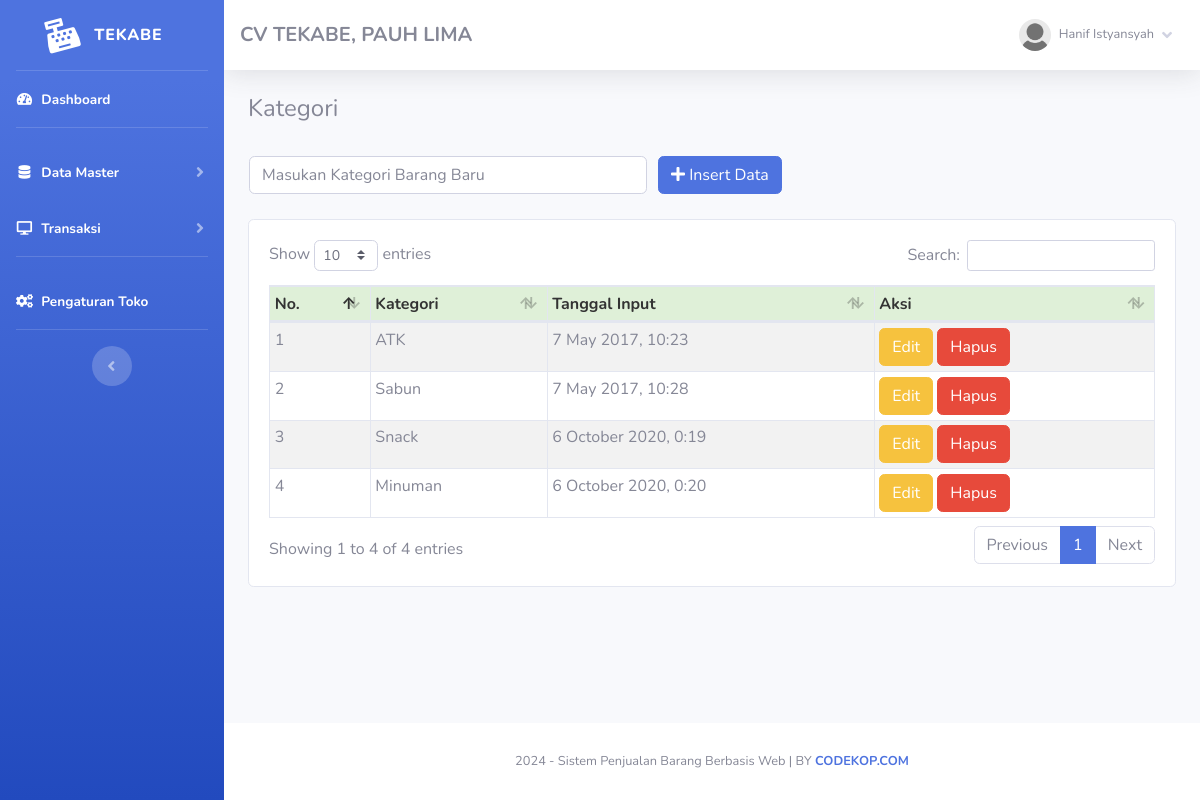
Screenshot of /index.php?page=kategori (signed in) with the database file from the repository.
### tables this page shows
CREATE TABLE `toko` (
  `id_toko` int(11) NOT NULL,
  `nama_toko` varchar(255) NOT NULL,
  `alamat_toko` text NOT NULL,
  `tlp` varchar(255) NOT NULL,
  `nama_pemilik` varchar(255) NOT NULL
);

CREATE TABLE `member` (
  `id_member` int(11) NOT NULL,
  `nm_member` varchar(255) NOT NULL,
  `alamat_member` text NOT NULL,
  `telepon` varchar(255) NOT NULL,
  `email` varchar(255) NOT NULL,
  `gambar` text NOT NULL,
  `NIK` text NOT NULL
);

CREATE TABLE `kategori` (
  `id_kategori` int(11) NOT NULL,
  `nama_kategori` varchar(255) NOT NULL,
  `tgl_input` varchar(255) NOT NULL
);

### admin/module/kategori/index.php (the view, shortened to what this page needs)
<h4>Kategori</h4>
<br />
<?php
	if(!empty($_GET['uid'])){
	$sql = "SELECT * FROM kategori WHERE id_kategori = ?";
	$row = $config->prepare($sql);
	$row->execute(array($_GET['uid']));
	$edit = $row->fetch();
?>
<form method="POST" action="fungsi/edit/edit.php?kategori=edit">
    <table>
        <tr>
            <td style="width:25pc;"><input type="text" class="form-control" value="<?= $edit['nama_kategori'];?>"
                    required name="kategori" placeholder="Masukan Kategori Barang Baru">
                <input type="hidden" name="id" value="<?= $edit['id_kategori'];?>">
            </td>
            <td style="padding-left:10px;"><button id="tombol-simpan" class="btn btn-primary"><i class="fa fa-edit"></i>
                    Ubah Data</button></td>
        </tr>
    </table>
</form>
<?php }else{?>
<form method="POST" action="fungsi/tambah/tambah.php?kategori=tambah">
    <table>
        <tr>
            <td style="width:25pc;"><input type="text" class="form-control" required name="kategori"
                    placeholder="Masukan Kategori Barang Baru"></td>
            <td style="padding-left:10px;"><button id="tombol-simpan" class="btn btn-primary"><i class="fa fa-plus"></i>
                    Insert Data</button></td>
        </tr>
    </table>
</form>
<?php }?>
<br />
<div class="card card-body">
    <div class="table-responsive">
        <table class="table table-bordered table-striped table-sm" id="example1">
            <thead>
                <tr style="background:#DFF0D8;color:#333;">
                    <th>No.</th>
                    <th>Kategori</th>
                    <th>Tanggal Input</th>
                    <th>Aksi</th>
                </tr>
            </thead>
            <tbody>
                <?php
				$hasil = $lihat -> kategori();
				$no=1;
				foreach($hasil as $isi){
			?>
                <tr>
                    <td><?php echo $no;?></td>
                    <td><?php echo $isi['nama_kategori'];?></td>
                    <td><?php echo $isi['tgl_input'];?></td>
                    <td>
                        <a href="index.php?page=kategori&uid=<?php echo $isi['id_kategori'];?>"><button
                                class="btn btn-warning">Edit</button></a>
                        <a href="fungsi/hapus/hapus.php?kategori=hapus&id=<?php echo $isi['id_kategori'];?>"
                            onclick="javascript:return confirm('Hapus Data Kategori ?');"><button
                                class="btn btn-danger">Hapus</button></a>
                    </td>
                </tr>
                <?php $no++; }?>
            </tbody>
        </table>
    </div>
</div>

### index.php (shortened to what this page needs)
<?php
	if(!empty($_SESSION['admin'])){
		require 'config.php';
		$lihat = new view($config);
		$toko = $lihat -> toko();
			include 'admin/template/header.php';
			include 'admin/template/sidebar.php';
				if(!empty($_GET['page'])){
					include 'admin/module/'.$_GET['page'].'/index.php';
				}else{
					include 'admin/template/home.php';
				}
			include 'admin/template/footer.php';
	}else{
		echo '<script>window.location="login.php";</script>';
		exit;
	}
?>

### admin/template/header.php (shortened to what this page needs)
<!DOCTYPE html>
<html lang="en">
<head>
    <link href="sb-admin/vendor/fontawesome-free/css/all.min.css" rel="stylesheet" type="text/css">
    <link href="sb-admin/css/sb-admin-2.min.css" rel="stylesheet">
    <link rel="stylesheet" href="sb-admin/vendor/datatables/dataTables.bootstrap4.css" />
</head>
<body id="page-top">
    <div id="wrapper">

### admin/template/sidebar.php (shortened to what this page needs)
<?php
    $id = $_SESSION['admin']['id_member'];
    $hasil_profil = $lihat -> member_edit($id);
?>
<ul class="navbar-nav bg-gradient-primary sidebar sidebar-dark accordion" id="accordionSidebar">
    <a class="sidebar-brand d-flex align-items-center justify-content-center" href="index.php">
        <div class="sidebar-brand-icon rotate-n-15">
            <i class="fas fa-cash-register"></i>
        </div>
        <div class="sidebar-brand-text mx-3">TEKABE<sup></sup></div>
    </a>
    <hr class="sidebar-divider my-0">
    <li class="nav-item active">
        <a class="nav-link" href="index.php">
            <i class="fas fa-fw fa-tachometer-alt"></i>
            <span>Dashboard</span></a>
    </li>
    <hr class="sidebar-divider">
    <li class="nav-item active">
        <a class="nav-link collapsed" href="#" data-toggle="collapse" data-target="#collapseTwo" aria-expanded="true"
            aria-controls="collapseTwo">
            <i class="fas fa-fw fa-database"></i>
            <span>Data Master</span>
        </a>
    </li>
    <li class="nav-item active">
        <a class="nav-link collapsed" href="#" data-toggle="collapse" data-target="#collapse3" aria-expanded="true"
            aria-controls="collapse3">
            <i class="fas fa-fw fa-desktop"></i>
            <span>Transaksi</span>
        </a>
    </li>
    <hr class="sidebar-divider">
    <li class="nav-item active">
        <a class="nav-link" href="index.php?page=pengaturan">
            <i class="fas fa-fw fa-cogs"></i>
            <span>Pengaturan Toko</span></a>
    </li>
    <hr class="sidebar-divider d-none d-md-block">
    <div class="text-center d-none d-md-inline">
        <button class="rounded-circle border-0" id="sidebarToggle"></button>
    </div>
</ul>
<div id="content-wrapper" class="d-flex flex-column">
    <div id="content">
        <nav class="navbar navbar-expand navbar-light bg-white topbar mb-4 static-top shadow">
            <h5 class="d-lg-block d-none mt-2"><b><?php echo $toko['nama_toko'];?>, <?php echo $toko['alamat_toko'];?></b></h5>
            <ul class="navbar-nav ml-auto">
                <li class="nav-item dropdown no-arrow">
                    <a class="nav-link dropdown-toggle" href="#" id="userDropdown" role="button" data-toggle="dropdown"
                        aria-haspopup="true" aria-expanded="false">
                        <img class="img-profile rounded-circle"
                            src="assets/img/user/<?php echo $hasil_profil['gambar'];?>">
                        <span
                            class="mr-2 d-none d-lg-inline text-gray-600 small ml-2"><?php echo $hasil_profil['nm_member'];?></span>
                        <i class="fas fa-angle-down"></i>
                    </a>
                </li>
            </ul>
        </nav>
        <div class="container-fluid">

### rows the page displays
toko: nama_toko "CV TEKABE", alamat_toko "PAUH LIMA"
kategori: nama_kategori "ATK", tgl_input "7 May 2017, 10:23"
kategori: nama_kategori "Sabun", tgl_input "7 May 2017, 10:28"
kategori: nama_kategori "Snack", tgl_input "6 October 2020, 0:19"
kategori: nama_kategori "Minuman", tgl_input "6 October 2020, 0:20"

### other values shown
$hasil_profil['nm_member'] "Hanif Istyansyah"
